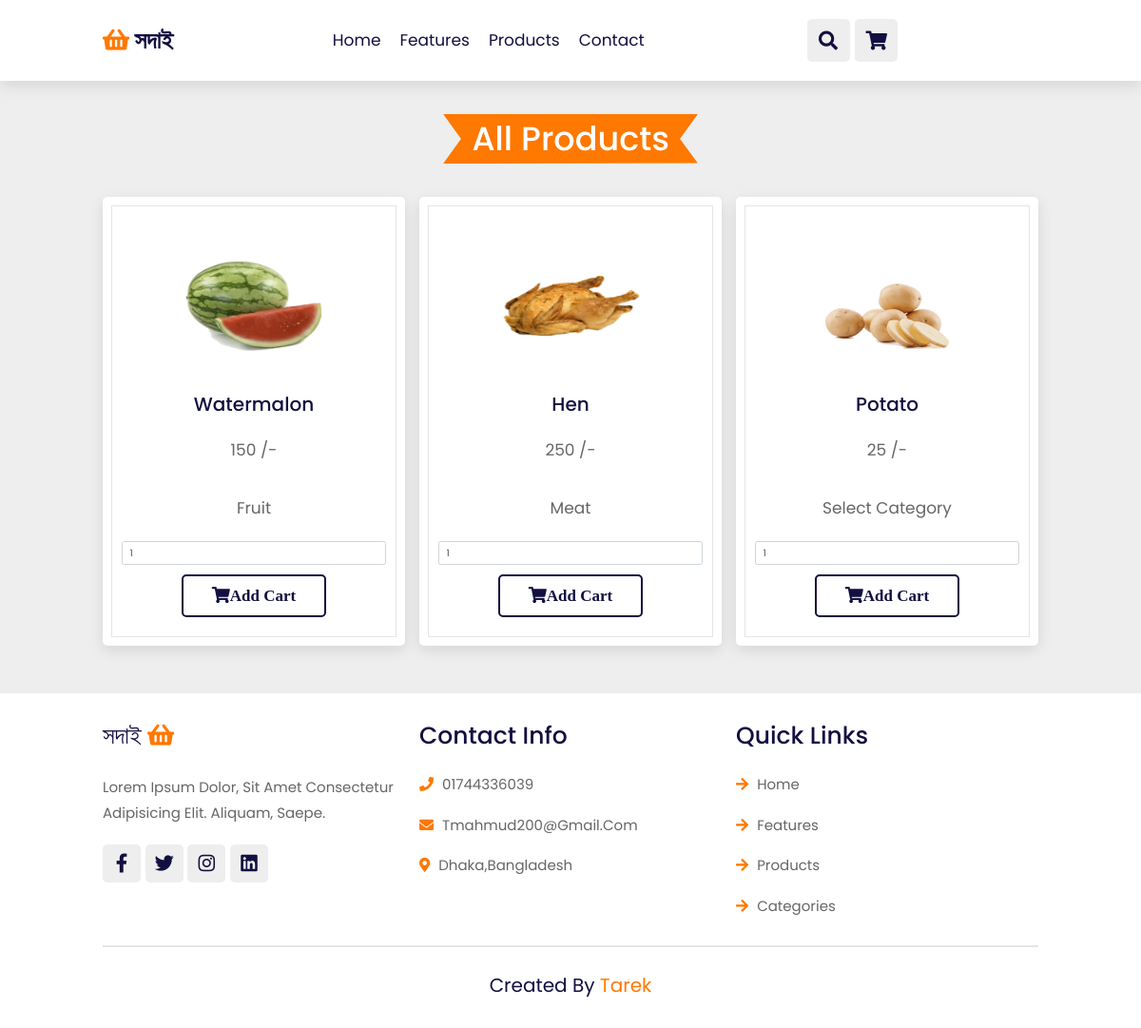
/products.php, run on the app's committed database.
### tables this page shows
CREATE TABLE `products` (
  `id` int(255) NOT NULL,
  `p_name` varchar(255) NOT NULL,
  `p_price` varchar(255) NOT NULL,
  `p_image` varchar(255) NOT NULL,
  `category` varchar(255) NOT NULL
);

### products.php (the view, shortened to what this page needs)
<!DOCTYPE html>
<html lang="en">
<head>
    <link rel="stylesheet" href="https://unpkg.com/swiper@7/swiper-bundle.min.css" />
    <link rel="stylesheet" href="https://cdnjs.cloudflare.com/ajax/libs/font-awesome/5.15.4/css/all.min.css">
<link rel="stylesheet" href="https://maxcdn.bootstrapcdn.com/bootstrap/4.0.0/css/bootstrap.min.css">
    <link rel="stylesheet" href="css/style.css">
</head>
<body>
<header class="header">
    <a href="index.php" class="logo"> <i class="fas fa-shopping-basket"></i> সদাই </a>
    <nav class="navbar">
        <a href="index.php">home</a>
        <a href="">features</a>
        <a href="products.php?cat=">products</a>
        <a href="">Contact</a>
    </nav>
    <div class="icons">
        <div class="fas fa-search" id="search-btn"></div>
        <a href="cart.php"><div class="fas fa-shopping-cart cart-item" id="cart-btn"></div></a>
    </div>
</header>
<section class="products m_t_20" id="products">
    <h1 class="heading"><span>All Products</span> </h1>
            <div class="box-container">
              <?php
                include 'database/database.php';
                $cat = $_GET['cat'];
                if($cat != ''){
                    $sql = "SELECT * FROM products WHERE category = '$cat'";
                }else{
                  $sql = "SELECT * FROM products";
                }
                $result = $db->query($sql);
                if($result->num_rows > 0){
                  while($row = $result->fetch_assoc()){
                    ?>
                    <div class="box">
                        <img src="uploads/<?php echo $row['p_image']; ?>" alt="" width="200px;">
                        <h3><?php echo $row['p_name']; ?></h3>
                        <form method="POST" action="" class="form-submit">
                          <p><?php echo $row['p_price']; ?> /-</p>
                          <p><?php echo $row['category']; ?></p>
                        <input type="number" class="form-control pqty" value="1"/>
                          <a class="btn btn-info addItemBtn" href="#"><i class="fa fa-shopping-cart" aria-hidden="true">Add Cart</i></a>
                        </form>
                    </div>
                    <?php
                  }
                }
              ?>
            </div>
</section>
<br><br>
<section class="footer">
    <div class="box-container">
        <div class="box">
            <h3> সদাই <i class="fas fa-shopping-basket"></i> </h3>
            <p>Lorem ipsum dolor, sit amet consectetur adipisicing elit. Aliquam, saepe.</p>
            <div class="share">
                <a href="#" class="fab fa-facebook-f"></a>
                <a href="#" class="fab fa-twitter"></a>
                <a href="#" class="fab fa-instagram"></a>
                <a href="#" class="fab fa-linkedin"></a>
            </div>
        </div>
        <div class="box">
            <h3>contact info</h3>
            <a href="#" class="links"> <i class="fas fa-phone"></i> 01744336039 </a>
            <a href="#" class="links"> <i class="fas fa-envelope"></i> tmahmud200@gmail.com </a>
            <a href="#" class="links"> <i class="fas fa-map-marker-alt"></i> dhaka,Bangladesh </a>
        </div>
        <div class="box">
            <h3>quick links</h3>
            <a href="#" class="links"> <i class="fas fa-arrow-right"></i> home </a>
            <a href="#" class="links"> <i class="fas fa-arrow-right"></i> features </a>
            <a href="#" class="links"> <i class="fas fa-arrow-right"></i> products </a>
            <a href="#" class="links"> <i class="fas fa-arrow-right"></i> categories </a>
        </div>
    </div>
    <div class="credit"> created by <span> Tarek </span></div>
</section>
</body>
</html>

### css/style.css (style rules this page uses)
:root { --orange: #ff7800; --black: #130f40; --light-color: #666; --box-shadow: 0 0.5rem 1.5rem rgba(0, 0, 0, 0.1); --border: 0.2rem solid rgba(0, 0, 0, 0.1); --outline: 0.1rem solid rgba(0, 0, 0, 0.1); --outline-hover: 0.2rem solid var(--black); }
* { font-family: "Poppins", sans-serif; margin: 0; padding: 0; box-sizing: border-box; outline: none; border: none; text-decoration: none; text-transform: capitalize; transition: all 0.2s linear; }
html { font-size: 62.5%; overflow-x: hidden; scroll-behavior: smooth; scroll-padding-top: 7rem; }
body { background: #eee; }
section { padding: 2rem 9%; }
.heading { text-align: center; padding: 2rem 0; padding-bottom: 3rem; font-size: 3.5rem; color: var(--black); }
.heading span { background: var(--orange); color: #fff; display: inline-block; padding: 0.5rem 3rem; clip-path: polygon(100% 0, 93% 50%, 100% 99%, 0% 100%, 7% 50%, 0% 0%); }
.btn { margin-top: 1rem; display: inline-block; padding: 0.8rem 3rem; font-size: 1.7rem; border-radius: 0.5rem; border: 0.2rem solid var(--black); color: var(--black); cursor: pointer; background: none; }
.header { position: fixed; top: 0; left: 0; right: 0; z-index: 1000; display: flex; align-items: center; justify-content: space-between; padding: 2rem 9%; background: #fff; box-shadow: var(--box-shadow); }
.header .logo { font-size: 2.5rem; font-weight: bolder; color: var(--black); }
.header .logo i { color: var(--orange); }
.header .navbar a { font-size: 1.7rem; margin: 0 1rem; color: var(--black); }
.header .icons div { height: 4.5rem; width: 4.5rem; line-height: 4.5rem; border-radius: 0.5rem; background: #eee; color: var(--black); font-size: 2rem; margin-left: 0.3rem; cursor: pointer; text-align: center; }
.products .box-container { display: grid; grid-template-columns: repeat(auto-fit, minmax(26rem, 1fr)); gap: 1.5rem; }
.products .box-container .box { padding: 3rem 2rem; border-radius: 0.5rem; background: #fff; box-shadow: var(--box-shadow); outline: var(--outline); outline-offset: -1rem; text-align: center; }
.products .box-container .box img { margin: 1rem 0; height: 15rem; }
.products .box-container .box h3 { font-size: 2rem; color: var(--black); line-height: 1.8; }
.products .box-container .box p { font-size: 1.7rem; color: var(--light-color); line-height: 1.8; padding: 1rem 0; }
.footer { background: #fff; }
.footer .box-container { display: grid; grid-template-columns: repeat(auto-fit, minmax(25rem, 1fr)); gap: 1.5rem; }
.footer .box-container .box h3 { font-size: 2.5rem; color: var(--black); padding: 1rem 0; }
.footer .box-container .box h3 i { color: var(--orange); }
.footer .box-container .box .links { display: block; font-size: 1.5rem; color: var(--light-color); padding: 1rem 0; }
.footer .box-container .box .links i { color: var(--orange); padding-right: 0.5rem; }
.footer .box-container .box p { line-height: 1.8; font-size: 1.5rem; color: var(--light-color); padding: 1rem 0; }
.footer .box-container .box .share a { height: 4rem; width: 4rem; line-height: 4rem; border-radius: 0.5rem; font-size: 2rem; color: var(--black); margin-right: 0.2rem; background: #eee; text-align: center; }
.footer .credit { text-align: center; margin-top: 2rem; padding: 1rem; padding-top: 2.5rem; font-size: 2rem; color: var(--black); border-top: var(--border); }
.footer .credit span { color: var(--orange); }
.m_t_20 { margin-top: 80px; }

### data on the page
products: p_image (picture), p_name "Watermalon", p_price "150", category "Fruit"
products: p_image (picture), p_name "Hen", p_price "250", category "Meat"
products: p_image (picture), p_name "Potato", p_price "25", category "Select Category"
